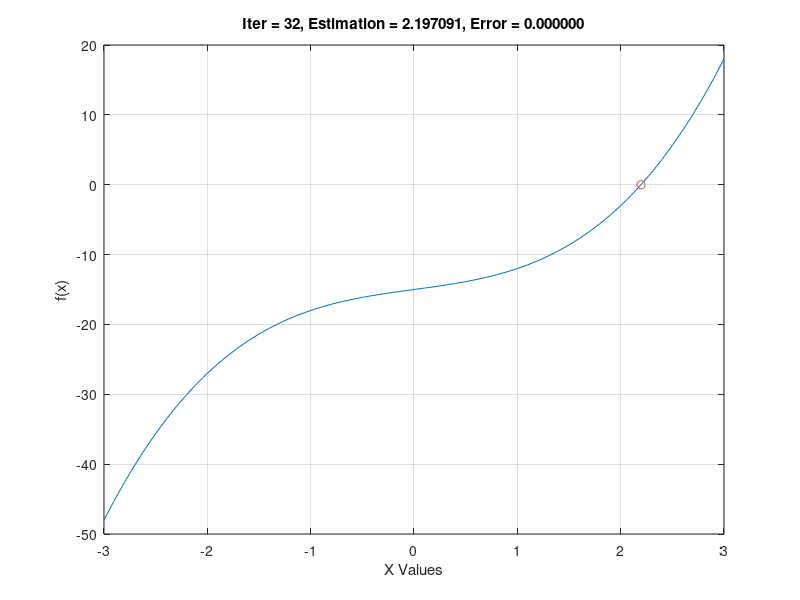

MATLAB code to generate this figure:
%% Initialization
clear;
clc;
close all;

% Bisection Initialization
f = @(x)2*x + x.^3 - 15;
xl=-3;
xu=3;

N = 100;
es = 0.0000001;

x = xl:0.1:xu;
y = f(x);
figure(1),
plot(x,y);
grid on
if(f(xl) * f(xu)>0)
    disp('Error: Root cannot be obtained.');
    return;
end

i=0;

while(i<=N)
    %find mid point between xl and xu
    m =  (xl+xu)/2;
    %find error
    ea = abs((xl - m)/xl)*100;
    
    if(f(xl)*f(m)<0)
        xu=m;
    else
        xl=m;
    end
    
    i= i+1;
    msg = sprintf('Iter = %d, Estimation = %f, Error = %f',i,m,ea);
    disp(msg);
    
    figure(1)
    plot(x,y,m,f(m),'o');
    title(msg)
    xlabel('X Values')
    ylabel('f(x)')
    grid on
    pause(0.7);
    % stopping criteria
    if (ea<es)
        break;
    end
end












